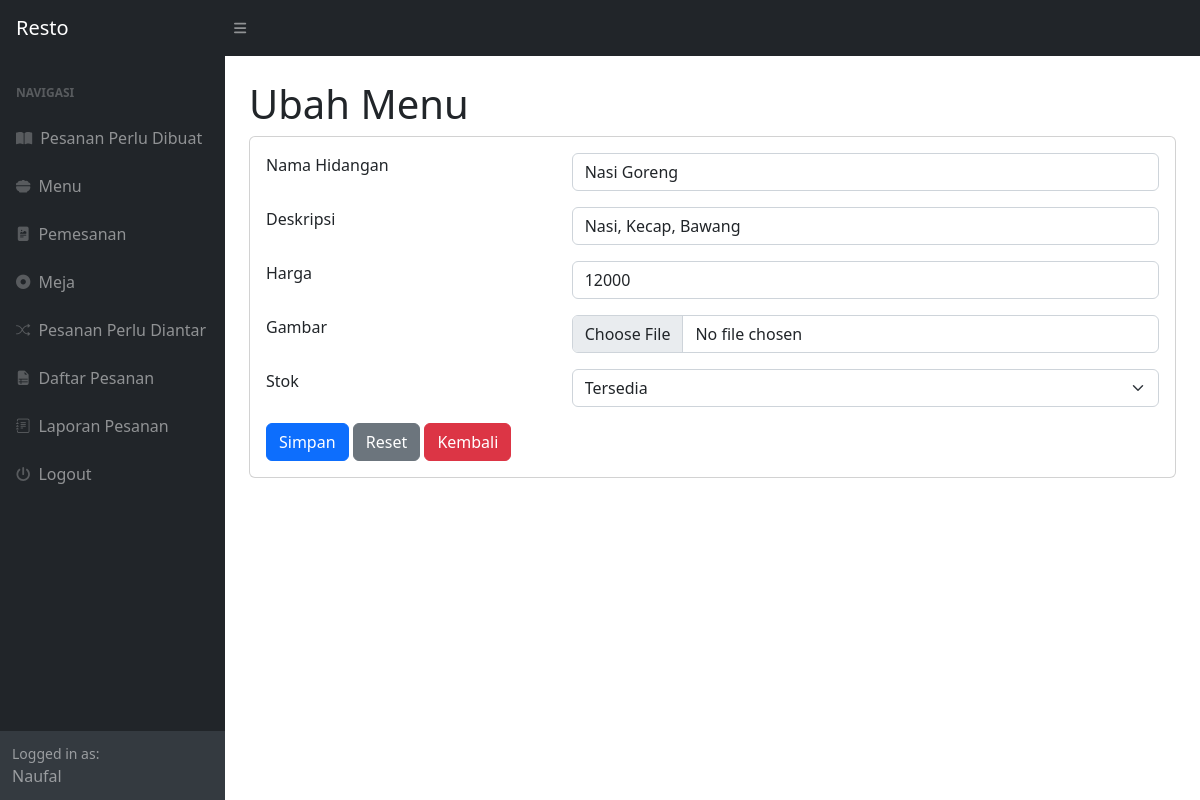
The page /index.php?page=menu_ubah&&id=22 (signed in) on the database its author committed.
### tables this page shows
CREATE TABLE `menu` (
  `id_hidangan` int(11) NOT NULL,
  `nama_hidangan` varchar(100) NOT NULL,
  `deskripsi` text NOT NULL,
  `harga` int(11) NOT NULL,
  `gambar` varchar(100) NOT NULL,
  `stok` varchar(10) NOT NULL
);

### menu_ubah.php (the view, shortened to what this page needs)
<h1 class="mt-4">Ubah Menu</h1>
<div class="card">
    <div class="card-body">
    <div class="row">
    <div class="col-md-12">
        <form method="post" enctype="multipart/form-data">
            <?php
            $id = $_GET['id'];
            $query = mysqli_query($koneksi, "SELECT * FROM menu  WHERE id_hidangan=$id");
            $data = mysqli_fetch_array($query);
            ?>
            <div class="row mb-3">
                <div class="col-md-4">Nama Hidangan</div>
                <div class="col-md-8">
                    <input type="text" name="nama_hidangan" class="form-control" value="<?php echo $data['nama_hidangan']; ?>">
                </div>
            </div>
            <div class="row mb-3">
                <div class="col-md-4">Deskripsi</div>
                <div class="col-md-8">
                    <input type="text" name="deskripsi" class="form-control" value="<?php echo $data['deskripsi']; ?>">
                </div>
            </div>
            <div class="row mb-3">
                <div class="col-md-4">Harga</div>
                <div class="col-md-8">
                    <input type="text" name="harga" class="form-control" value="<?php echo $data['harga']; ?>">
                </div>
            </div>
            <div class="row mb-3">
                <div class="col-md-4">Gambar</div>
                <div class="col-md-8">
                    <input type="file" name="gambar" class="form-control" value="<?php echo $data['gambar']; ?>">
                </div>
            </div>
            <div class="row mb-3">
                <div class="col-md-4">Stok</div>
                <div class="col-md-8">
                    <select class="form-select" name="stok">
                        <option value="Tersedia" <?php if($data['stok'] == "Tersedia"){ echo "selected" ;}; ?> >Tersedia</option>
                    </select>
                </div>
            </div>
            <div class="row">
                <div class="cold-md-8">
                    <button type="submit" class="btn btn-primary" name="submit" value="submit">Simpan</button>
                    <button type="reset" class="btn btn-secondary">Reset</button>
                    <a href="?page=menu" class="btn btn-danger">Kembali</a>
                </div>
            </div>
        </form>
    </div>
    </div>
</div>
</div>

### rows shown on the page
menu: nama_hidangan "Nasi Goreng", deskripsi "Nasi, Kecap, Bawang", harga "12000", stok "Tersedia"

### other values the page prints
$_SESSION['user']['nama_pegawai'] "Naufal"
